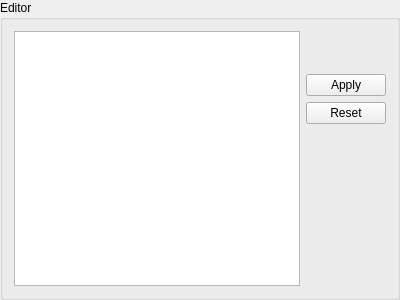
<?xml version="1.0" encoding="UTF-8"?>
<ui version="4.0">
 <class>ScriptEditorWidget</class>
 <widget class="QGroupBox" name="ScriptEditorWidget">
  <property name="geometry">
   <rect>
    <x>0</x>
    <y>0</y>
    <width>400</width>
    <height>300</height>
   </rect>
  </property>
  <property name="windowTitle">
   <string notr="true"/>
  </property>
  <property name="title">
   <string notr="true">Editor</string>
  </property>
  <layout class="QHBoxLayout" name="horizontalLayout">
   <item>
    <layout class="QHBoxLayout" name="horizontalLayout_2">
     <item>
      <widget class="QPlainTextEdit" name="scriptTextEdit"/>
     </item>
     <item>
      <layout class="QVBoxLayout" name="verticalLayout">
       <item>
        <layout class="QHBoxLayout" name="horizontalLayout_3">
         <item>
          <widget class="QLabel" name="scriptChangesStateIcon">
           <property name="sizePolicy">
            <sizepolicy hsizetype="Fixed" vsizetype="Fixed">
             <horstretch>0</horstretch>
             <verstretch>0</verstretch>
            </sizepolicy>
           </property>
           <property name="minimumSize">
            <size>
             <width>32</width>
             <height>32</height>
            </size>
           </property>
           <property name="whatsThis">
            <string notr="true"/>
           </property>
           <property name="text">
            <string notr="true"/>
           </property>
           <property name="alignment">
            <set>Qt::AlignCenter</set>
           </property>
          </widget>
         </item>
         <item>
          <widget class="QLabel" name="scriptEvaluationStateIcon">
           <property name="sizePolicy">
            <sizepolicy hsizetype="Fixed" vsizetype="Fixed">
             <horstretch>0</horstretch>
             <verstretch>0</verstretch>
            </sizepolicy>
           </property>
           <property name="minimumSize">
            <size>
             <width>32</width>
             <height>32</height>
            </size>
           </property>
           <property name="whatsThis">
            <string notr="true"/>
           </property>
           <property name="text">
            <string notr="true"/>
           </property>
           <property name="alignment">
            <set>Qt::AlignCenter</set>
           </property>
          </widget>
         </item>
        </layout>
       </item>
       <item>
        <spacer name="verticalSpacer_2">
         <property name="orientation">
          <enum>Qt::Vertical</enum>
         </property>
         <property name="sizeType">
          <enum>QSizePolicy::Fixed</enum>
         </property>
         <property name="sizeHint" stdset="0">
          <size>
           <width>20</width>
           <height>5</height>
          </size>
         </property>
        </spacer>
       </item>
       <item>
        <widget class="QPushButton" name="applyScriptButton">
         <property name="text">
          <string extracomment="Text on a button that applies an app settings change when pressed">Apply</string>
         </property>
        </widget>
       </item>
       <item>
        <widget class="QPushButton" name="resetToDefaultButton">
         <property name="text">
          <string extracomment="Text on a button that resets an app setting to a default value when pressed">Reset</string>
         </property>
        </widget>
       </item>
       <item>
        <spacer name="verticalSpacer">
         <property name="orientation">
          <enum>Qt::Vertical</enum>
         </property>
         <property name="sizeHint" stdset="0">
          <size>
           <width>20</width>
           <height>40</height>
          </size>
         </property>
        </spacer>
       </item>
      </layout>
     </item>
    </layout>
   </item>
  </layout>
 </widget>
 <resources/>
 <connections/>
</ui>
